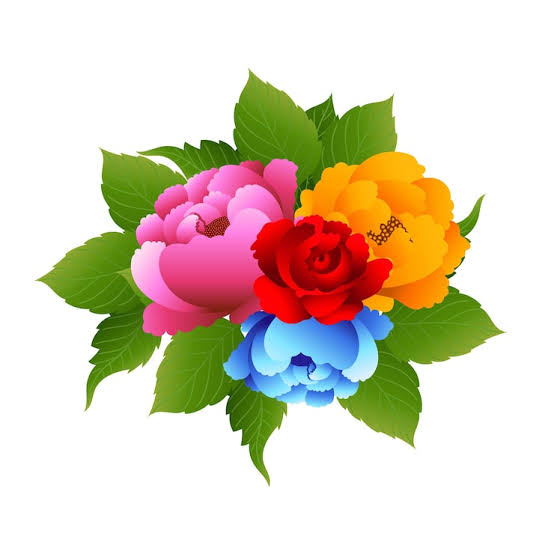
#> input picture images.jpeg, 554 x 554 px
$ jupyter execute sih2ImageClassificationpart.ipynb
#> lines starting #> are read from the running program, lines starting #| are printed output that depends on the picture
[cell 1]
import numpy as np
import matplotlib.pyplot as plt
from PIL import Image , ImageChops ,ImageFilter

[cell 2]
img = Image.open('images.jpeg')
#> img is the input picture: PIL image 554x554 RGB; mean R, G, B 220.4, 209.4, 190.8
img

[cell 3]
img.mode
#> Out = 'RGB'

[cell 4]
img_array = np.array(img)
img_array.shape
#> Out = (554, 554, 3)

[cell 5]
type(img_array)

[cell 6]
img1 = img_array.copy()

[cell 7]
#img1[:,:,0] = 0

[cell 8]
#plt.imshow(img1)

[cell 9]
##img1[:,:,1] = 0

[cell 10]
#plt.imshow(img1)

[cell 11]
img1[:,:,2] = 0
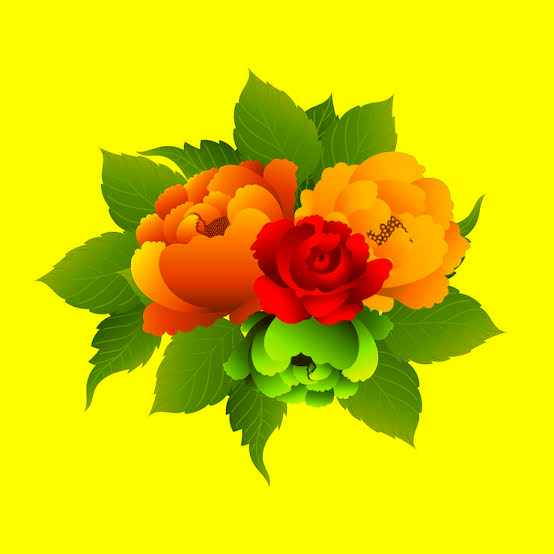
#> img1: shape (554, 554, 3); mean R, G, B 220.4, 209.4, 0

[cell 12]
plt.imshow(img1)

[cell 13]
img2 = img_array.copy()

[cell 14]
img2[:,:,0]=255
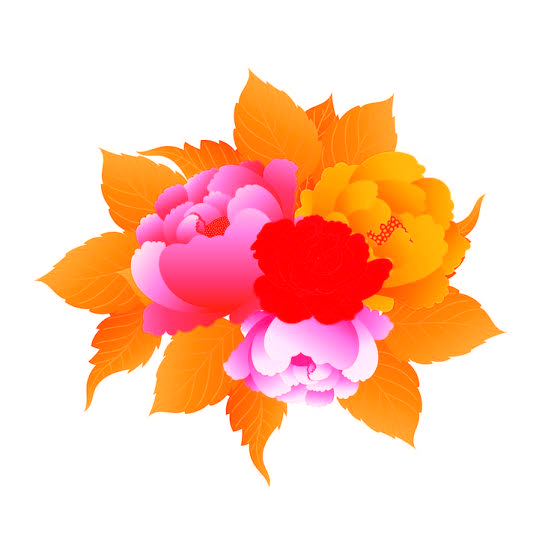
#> img2: shape (554, 554, 3); mean R, G, B 255, 209.4, 190.8

[cell 15]
plt.imshow(img2)

[cell 16]
img2[:,:,1]=255
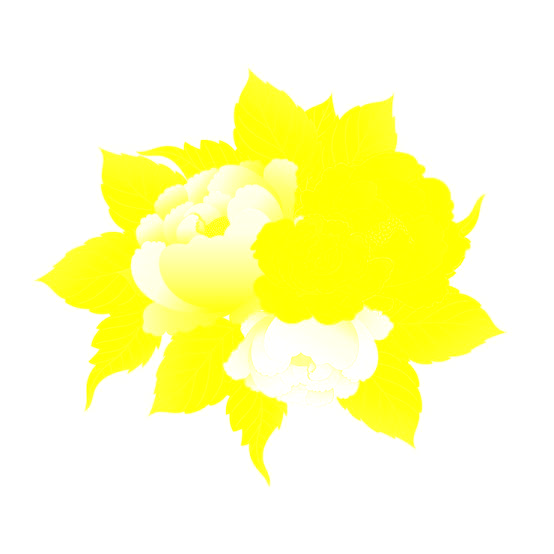
#> img2: shape (554, 554, 3); mean R, G, B 255, 255, 190.8

[cell 17]
plt.imshow(img2)

img2[:,:,2]=255
plt.imshow(img2)

[cell 18]
img3=img_array.copy()
img3[:,:,0]=50
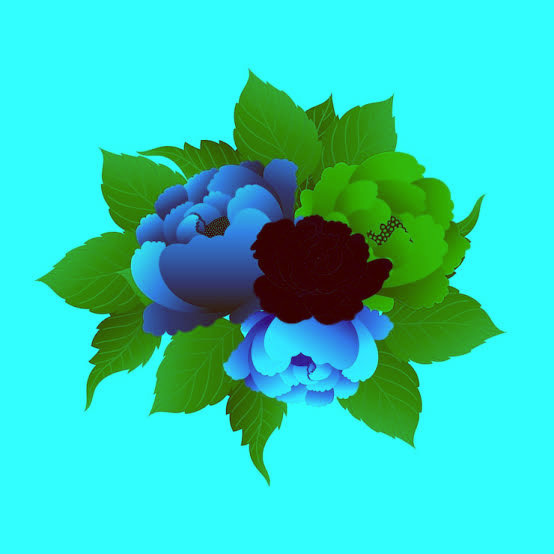
#> img3: shape (554, 554, 3); mean R, G, B 50, 209.4, 190.8
img3[:,:,1]=150
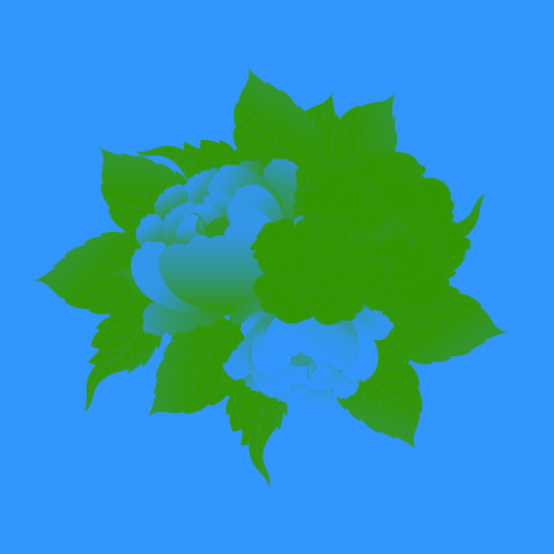
#> img3: shape (554, 554, 3); mean R, G, B 50, 150, 190.8
img3[:,:,2]=200
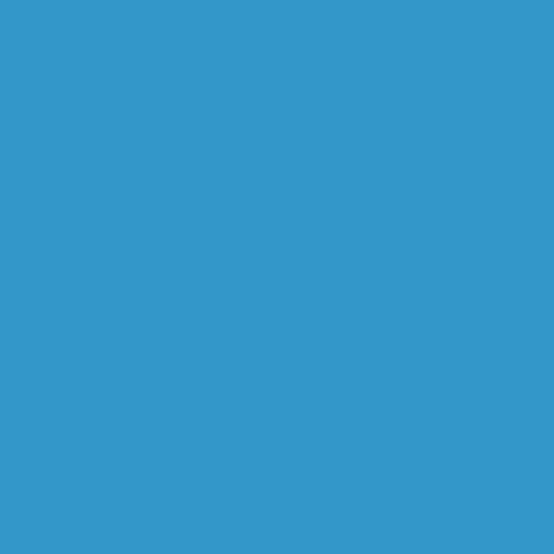
#> img3: shape (554, 554, 3); mean R, G, B 50, 150, 200

[cell 19]
plt.imshow(img3)

[cell 20]
x = Image.open('x.png')
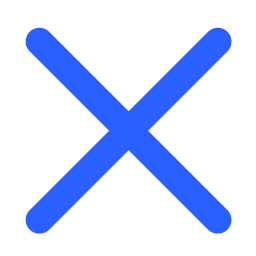
#> input picture x.png, 256 x 256 px
#> x is the input picture: PIL image 256x256 RGB; mean R, G, B 208.4, 220.2, 255

[cell 21]
plt.imshow(x)

[cell 22]
o = Image.open('o.png')
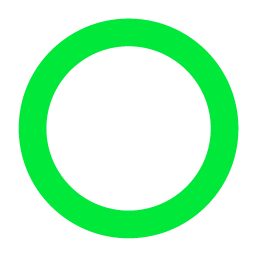
#> input picture o.png, 256 x 256 px
#> o is the input picture: PIL image 256x256 RGB; mean R, G, B 189.8, 249.4, 204.9
plt.imshow(o)

[cell 23]
print('size of image x is ' , x.size , 'color mode ' , x.mode)
#| size of image x is  (256, 256) color mode  RGB
print('size of image o is ' , o.size , 'color mode ' , o.mode)
#| size of image o is  (256, 256) color mode  RGB

[cell 24]
#x = x.convert("RGB")
#o = o.convert("RGB")

[cell 25]
#o = o.resize(x.size)

[cell 26]
#merged = ImageChops.multiply(x,o)
#print(merged)
#plt.imshow(merged)

[cell 27]
#addition = ImageChops.add(x,o)
#print(addition)
#plt.imshow(addition)

[cell 28]
#plot 2 images one besides other
plt.subplot(121) , plt.show(x)
plt.axis('off')
plt.subplot(122) , plt.show(o)
plt.axis('off')

[cell 29]
#image basics
#reading an image
#playing with rgb channels
#image resizing
##cropping the image
#rotation
#normalization

[cell 30]
import cv2
print(cv2.__version__)
print("Open cv working ... let's go now💋 ")

[cell 31]
#0 is black 255 is white and in between the colors are geryscale
#colored images we use 3 channels are basically RGB (red , green , blue )
#image resolution i.e. full hd (1420*1080) which means there are total 1420 pixels in column and 1080 row pixels and total is their multiplication

[cell 32]
# TO create an image  and how to read an image
photo = cv2.imread("x.png")
print(type(photo))
#| <class 'numpy.ndarray'>
print(photo.shape)
#| (256, 256, 3)
print(photo)
#> (printed output is left out)
cv2.imshow("MAC",photo)
#cv2.waitKey(0)

[cell 33]
#readanimage
print(type(photo))
#| <class 'numpy.ndarray'>
print(photo.shape)
#| (256, 256, 3)
cv2.imshow("MAC",photo)

[cell 34]
grey = cv2.cvtColor(photo,cv2.COLOR_BGR2GRAY)
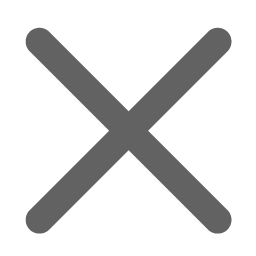
#> grey: shape (256, 256); min 98, max 255, mean 220.6
print(grey.shape)
#| (256, 256)
grey
